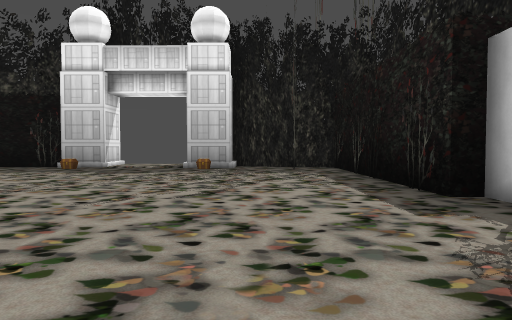
View 1 (above)

12 first-person views from a walk through a level from a Godot 3-D game. The camera is 1.2 m above the floor, tilts 2° down and sees 70° across. The floor is counted in squares, 2 m on a side. Each view is taken from the middle of a square. On the plan, view 1 faces up. The plan holds only what a view shows up to about 10 squares ahead; the rest is blank. The place goes on beyond the plan. Some surface patterns are stand-ins.

View 2
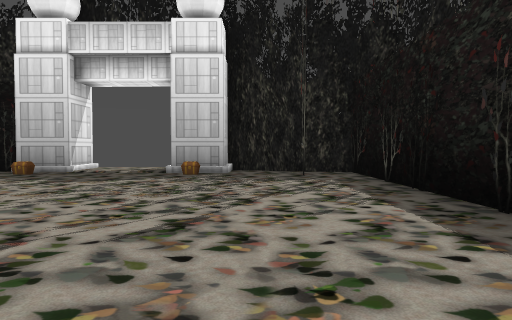

View 3
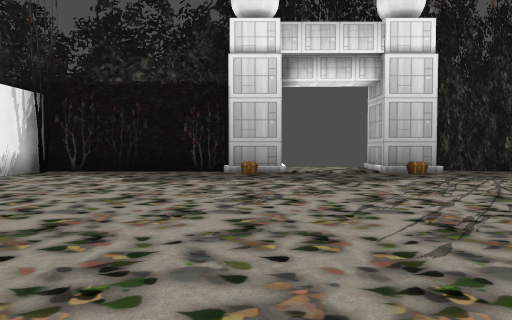

View 4
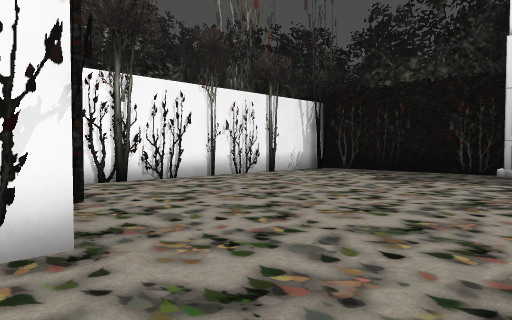

View 5
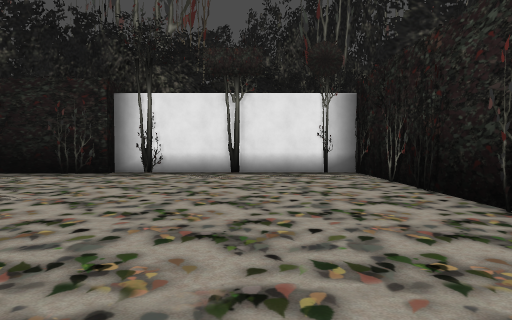

View 6
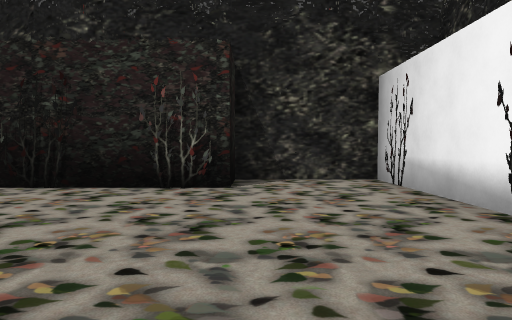

View 7
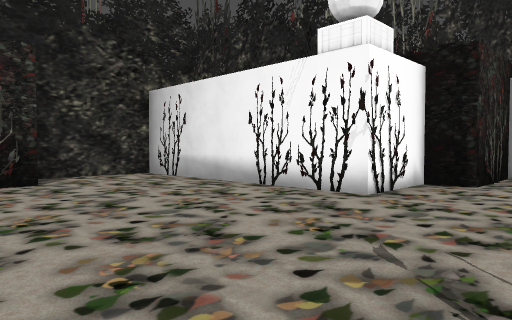

View 8
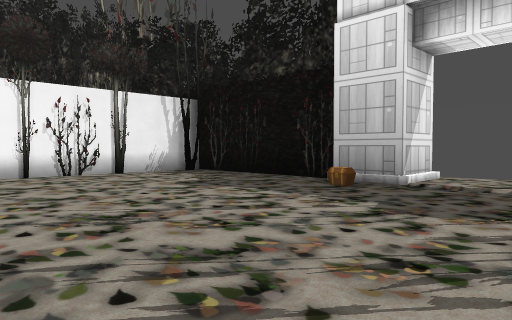

View 9
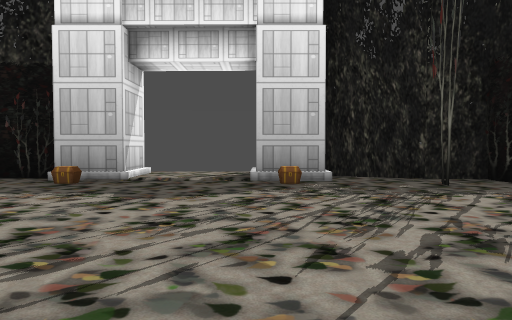

View 10
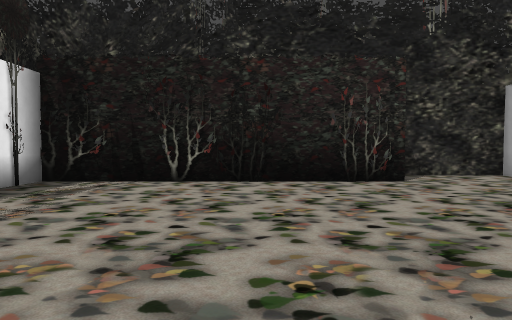

View 11
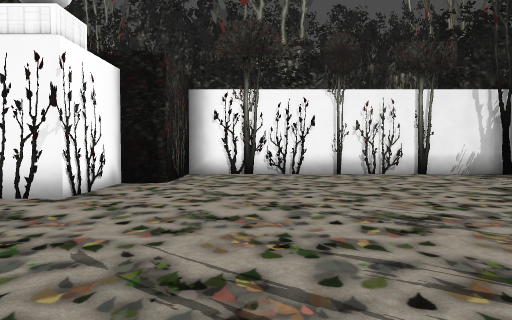

View 12
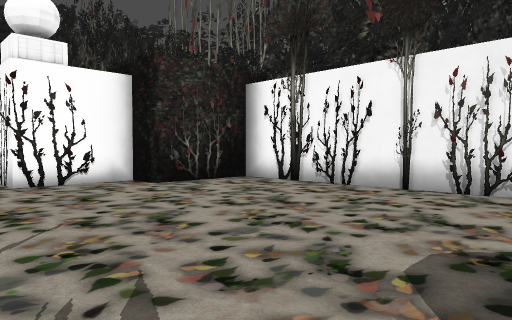

### Floor plan
Points are (right, up) in squares from view 1. A wall is a line through its corners. A room is listed if a view was taken in it or the views show most of it. See-through windows are left out.
Room 1 (views 1, 2, 3, 4, 5, 6, 7, 8, 9, 10, 11, 12)
walls: (-5.6, 11) (-10, 11) (-10, 10.3); (-4.4, 11.9) (-4.4, 10.6) (-5.8, 10.6); (-10.2, 11) (-10.2, 3.5) (-8.1, 3.5) (-8.1, 2.8) (-6.2, 2.8) (-6.2, -2.8) (-3.6, -2.8) (-3.6, -1.4) (2.8, -1.4) (2.8, 4.4) (2.3, 4.4) (2.3, 11) (1.1, 11) (-0.7, 11.7) (-0.7, 10.6) (-2, 10.6) (-2, 11.9)
ways out: gap at (-1, 12)
objects: chest (-5, 10); chest (-1, 10)

Positions as (right, up) in squares from view 1, and headings:
1: (0, 0), facing up
2: (0, 2), facing up
3: (-5, 2), facing up
4: (-4, 2), facing up-left
5: (-6, 1), facing right
6: (-4, 4), facing down
7: (-2, 5), facing down-left
8: (-2, 5), facing up-left
9: (-2, 4), facing up
10: (-1, 5), facing down
11: (-2, 5), facing left
12: (-5, 9), facing down-left
